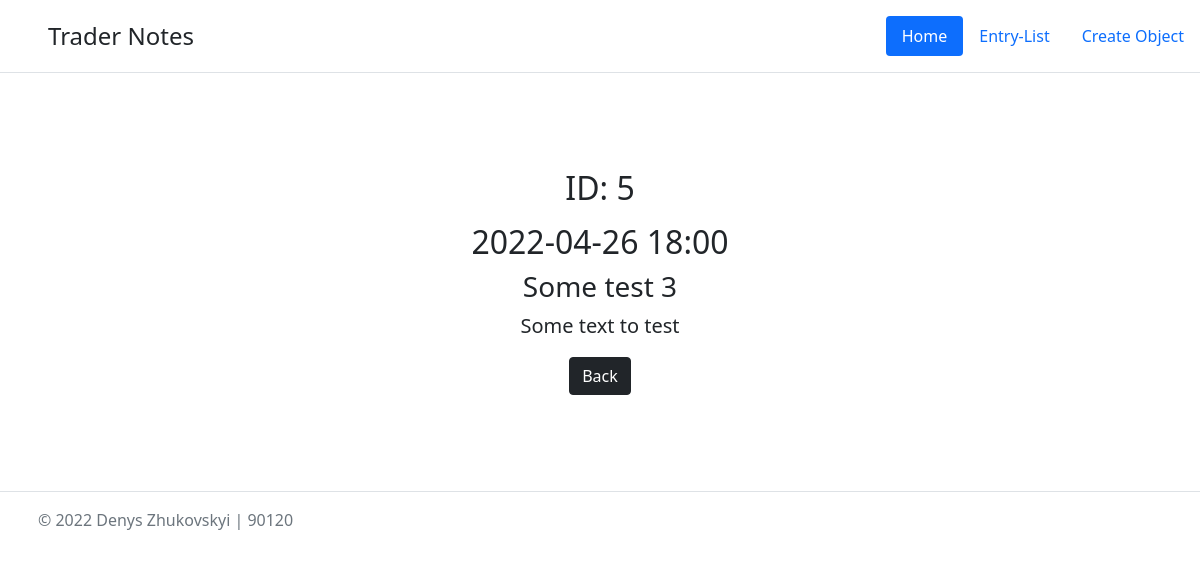
/entry/5, run on the app's committed database.
### app_app/models.py (models this page shows, shortened)
class Entry(models.Model):
    user = models.ForeignKey(User, on_delete=models.SET_NULL, null=True, blank=True)
    title = models.CharField(max_length=200)
    price = models.CharField(max_length=200)
    shares = models.CharField(max_length=200)
    content = models.TextField()
    date_created = models.DateTimeField(default=timezone.now)
    class Meta:
        verbose_name_plural = "Entries"

### app_app/views.py (the view)
# urls.py: path("entry/<int:pk>", views.EntryDetailView.as_view(), name="entry-detail"),
class EntryDetailView(DetailView):
    model = Entry

### app_app/templates/app_app/entry_detail.html (shortened to what this page needs)
<!DOCTYPE html>
<html lang="en">
<head>
</head>
<body>
    {% extends 'app_app/header.html' %}
    {% block content %}
    <div class="px-4 py-5 my-5 text-center">
        <article>
            <h2><p>ID: {{entry.id}}</p></h2>
            <h2>{{ entry.date_created|date:'Y-m-d H:i' }}</h2>
            <h3>{{ entry.title }}</h3>
            <p class = "lead font-weight-normal">{{ entry.content }}</p>
        </article>
        <a href = "{% url 'entry-list' %}" class="btn btn-dark">Back</a>
    </div>
    {% endblock content %}

### data on the page
Entry: id "5", date_created "2022-04-26 18:00", title "Some test 3", content "Some text to test"
